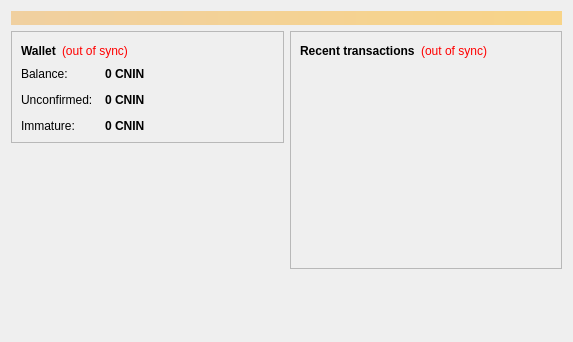
<?xml version="1.0" encoding="UTF-8"?>
<ui version="4.0">
 <class>OverviewPage</class>
 <widget class="QWidget" name="OverviewPage">
  <property name="geometry">
   <rect>
    <x>0</x>
    <y>0</y>
    <width>573</width>
    <height>342</height>
   </rect>
  </property>
  <property name="windowTitle">
   <string>Form</string>
  </property>
  <layout class="QVBoxLayout" name="topLayout">
   <item>
    <widget class="QLabel" name="labelAlerts">
     <property name="visible">
      <bool>false</bool>
     </property>
     <property name="styleSheet">
      <string notr="true">background-color: qlineargradient(x1: 0, y1: 0, x2: 1, y2: 0, stop:0 #F0D0A0, stop:1 #F8D488); color:#000000;</string>
     </property>
     <property name="wordWrap">
      <bool>true</bool>
     </property>
     <property name="margin">
      <number>3</number>
     </property>
    </widget>
   </item>
   <item>
    <layout class="QHBoxLayout" name="horizontalLayout" stretch="1,1">
     <item>
      <layout class="QVBoxLayout" name="verticalLayout_2">
       <item>
        <widget class="QFrame" name="frame">
         <property name="frameShape">
          <enum>QFrame::StyledPanel</enum>
         </property>
         <property name="frameShadow">
          <enum>QFrame::Raised</enum>
         </property>
         <layout class="QVBoxLayout" name="verticalLayout_4">
          <item>
           <layout class="QHBoxLayout" name="horizontalLayout_4">
            <item>
             <widget class="QLabel" name="label_5">
              <property name="font">
               <font>
                <weight>75</weight>
                <bold>true</bold>
               </font>
              </property>
              <property name="text">
               <string>Wallet</string>
              </property>
             </widget>
            </item>
            <item>
             <widget class="QLabel" name="labelWalletStatus">
              <property name="toolTip">
               <string>The displayed information may be out of date. Your wallet automatically synchronizes with the CNinecoin network after a connection is established, but this process has not completed yet.</string>
              </property>
              <property name="styleSheet">
               <string notr="true">QLabel { color: red; }</string>
              </property>
              <property name="text">
               <string notr="true">(out of sync)</string>
              </property>
              <property name="alignment">
               <set>Qt::AlignLeading|Qt::AlignLeft|Qt::AlignVCenter</set>
              </property>
             </widget>
            </item>
            <item>
             <spacer name="horizontalSpacer_2">
              <property name="orientation">
               <enum>Qt::Horizontal</enum>
              </property>
              <property name="sizeHint" stdset="0">
               <size>
                <width>40</width>
                <height>20</height>
               </size>
              </property>
             </spacer>
            </item>
           </layout>
          </item>
          <item>
           <layout class="QFormLayout" name="formLayout_2">
            <property name="fieldGrowthPolicy">
             <enum>QFormLayout::AllNonFixedFieldsGrow</enum>
            </property>
            <property name="horizontalSpacing">
             <number>12</number>
            </property>
            <property name="verticalSpacing">
             <number>12</number>
            </property>
            <item row="0" column="0">
             <widget class="QLabel" name="label">
              <property name="text">
               <string>Balance:</string>
              </property>
             </widget>
            </item>
            <item row="0" column="1">
             <widget class="QLabel" name="labelBalance">
              <property name="font">
               <font>
                <weight>75</weight>
                <bold>true</bold>
               </font>
              </property>
              <property name="cursor">
               <cursorShape>IBeamCursor</cursorShape>
              </property>
              <property name="toolTip">
               <string>Your current balance</string>
              </property>
              <property name="text">
               <string notr="true">0 CNIN</string>
              </property>
              <property name="textInteractionFlags">
               <set>Qt::LinksAccessibleByMouse|Qt::TextSelectableByKeyboard|Qt::TextSelectableByMouse</set>
              </property>
             </widget>
            </item>
            <item row="1" column="0">
             <widget class="QLabel" name="label_3">
              <property name="text">
               <string>Unconfirmed:</string>
              </property>
             </widget>
            </item>
            <item row="1" column="1">
             <widget class="QLabel" name="labelUnconfirmed">
              <property name="font">
               <font>
                <weight>75</weight>
                <bold>true</bold>
               </font>
              </property>
              <property name="cursor">
               <cursorShape>IBeamCursor</cursorShape>
              </property>
              <property name="toolTip">
               <string>Total of transactions that have yet to be confirmed, and do not yet count toward the current balance</string>
              </property>
              <property name="text">
               <string notr="true">0 CNIN</string>
              </property>
              <property name="textInteractionFlags">
               <set>Qt::LinksAccessibleByMouse|Qt::TextSelectableByKeyboard|Qt::TextSelectableByMouse</set>
              </property>
             </widget>
            </item>
            <item row="2" column="0">
             <widget class="QLabel" name="labelImmatureText">
              <property name="text">
               <string>Immature:</string>
              </property>
             </widget>
            </item>
            <item row="2" column="1">
             <widget class="QLabel" name="labelImmature">
              <property name="font">
               <font>
                <weight>75</weight>
                <bold>true</bold>
               </font>
              </property>
              <property name="toolTip">
               <string>Mined balance that has not yet matured</string>
              </property>
              <property name="text">
               <string notr="true">0 CNIN</string>
              </property>
              <property name="textInteractionFlags">
               <set>Qt::LinksAccessibleByMouse|Qt::TextSelectableByKeyboard|Qt::TextSelectableByMouse</set>
              </property>
             </widget>
            </item>
           </layout>
          </item>
         </layout>
        </widget>
       </item>
       <item>
        <spacer name="verticalSpacer">
         <property name="orientation">
          <enum>Qt::Vertical</enum>
         </property>
         <property name="sizeHint" stdset="0">
          <size>
           <width>20</width>
           <height>40</height>
          </size>
         </property>
        </spacer>
       </item>
      </layout>
     </item>
     <item>
      <layout class="QVBoxLayout" name="verticalLayout_3">
       <item>
        <widget class="QFrame" name="frame_2">
         <property name="frameShape">
          <enum>QFrame::StyledPanel</enum>
         </property>
         <property name="frameShadow">
          <enum>QFrame::Raised</enum>
         </property>
         <layout class="QVBoxLayout" name="verticalLayout">
          <item>
           <layout class="QHBoxLayout" name="horizontalLayout_2">
            <item>
             <widget class="QLabel" name="label_4">
              <property name="text">
               <string>&lt;b&gt;Recent transactions&lt;/b&gt;</string>
              </property>
             </widget>
            </item>
            <item>
             <widget class="QLabel" name="labelTransactionsStatus">
              <property name="toolTip">
               <string>The displayed information may be out of date. Your wallet automatically synchronizes with the CNinecoin network after a connection is established, but this process has not completed yet.</string>
              </property>
              <property name="styleSheet">
               <string notr="true">QLabel { color: red; }</string>
              </property>
              <property name="text">
               <string notr="true">(out of sync)</string>
              </property>
              <property name="alignment">
               <set>Qt::AlignRight|Qt::AlignTrailing|Qt::AlignVCenter</set>
              </property>
             </widget>
            </item>
            <item>
             <spacer name="horizontalSpacer">
              <property name="orientation">
               <enum>Qt::Horizontal</enum>
              </property>
              <property name="sizeHint" stdset="0">
               <size>
                <width>40</width>
                <height>20</height>
               </size>
              </property>
             </spacer>
            </item>
           </layout>
          </item>
          <item>
           <widget class="QListView" name="listTransactions">
            <property name="styleSheet">
             <string notr="true">QListView { background: transparent; }</string>
            </property>
            <property name="frameShape">
             <enum>QFrame::NoFrame</enum>
            </property>
            <property name="verticalScrollBarPolicy">
             <enum>Qt::ScrollBarAlwaysOff</enum>
            </property>
            <property name="horizontalScrollBarPolicy">
             <enum>Qt::ScrollBarAlwaysOff</enum>
            </property>
            <property name="selectionMode">
             <enum>QAbstractItemView::NoSelection</enum>
            </property>
           </widget>
          </item>
         </layout>
        </widget>
       </item>
       <item>
        <spacer name="verticalSpacer_2">
         <property name="orientation">
          <enum>Qt::Vertical</enum>
         </property>
         <property name="sizeHint" stdset="0">
          <size>
           <width>20</width>
           <height>40</height>
          </size>
         </property>
        </spacer>
       </item>
      </layout>
     </item>
    </layout>
   </item>
  </layout>
 </widget>
 <resources/>
 <connections/>
</ui>
